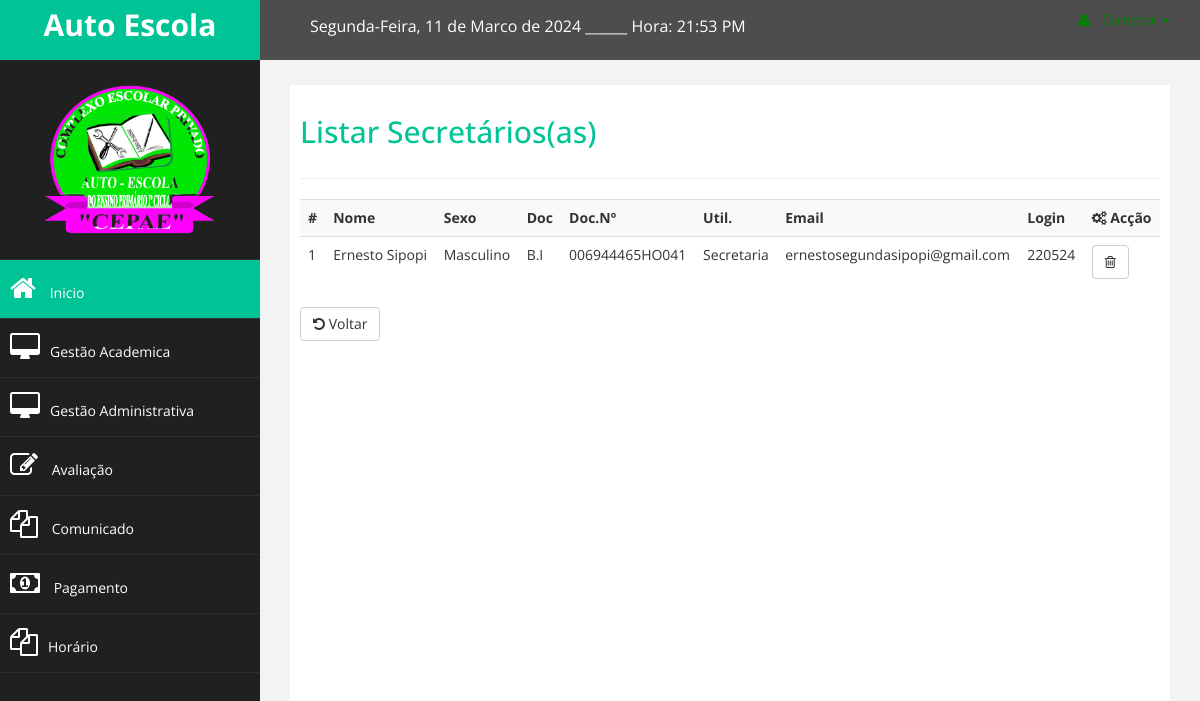
Page /admin/list_sec.php (signed in) on the committed database.
### tables this page shows
CREATE TABLE `secretaria` (
  `id_secretaria` int(11) NOT NULL,
  `id_usuario` int(11) NOT NULL
);

CREATE TABLE `usuario` (
  `id_usuario` int(11) NOT NULL,
  `nome_usuario` varchar(50) NOT NULL,
  `tipo_documento` varchar(30) NOT NULL,
  `num_documento` varchar(30) DEFAULT NULL,
  `sexo` enum('Masculino','Feminino') NOT NULL,
  `tel1` varchar(30) NOT NULL,
  `email` varchar(30) DEFAULT NULL,
  `tipo` varchar(30) NOT NULL,
  `ativo` tinyint(1) NOT NULL,
  `login` int(6) NOT NULL,
  `senha` varchar(100) NOT NULL
);

### admin/list_sec.php (the view, shortened to what this page needs)
      <?php
       include_once 'menu_rod/menu_admin.php'
       ?>
   <div id="page-wrapper" >
       <div id="page-inner">
           <div class="row">
               <div class="col-md-12">
                <h2>Listar Secretários(as)</h2>
               </div>
           </div>
               <hr>
                   <table class="table table-striped table-advance table-hover">
                           <tbody>
                           <tr>
                               <th>#</th>
                               <th> Nome </th>
                               <th> Sexo</th>
                               <th> Doc</th>
                               <th> Doc.Nº</th>
                               <th> Util.</th>
                               <th> Email</th>
                               <th> Login</th>
                               <th><i class="fa fa-cogs"></i> Acção</th>
                           </tr>
                           <?php
                           $contador = 1;
                           $sql = "SELECT * FROM secretaria s inner join usuario u on s.id_usuario = u.id_usuario where tipo = 'Secretaria' order by nome_usuario";
                           $resultado = mysqli_query($connect, $sql);
                           while($dados = mysqli_fetch_array($resultado)):
                           ?>
                           <tr>
                               <td><?php echo $contador++; ?></td>
                               <td><?php echo $dados['nome_usuario']; ?></td>
                               <td><?php echo $dados['sexo']; ?></td>
                               <td><?php echo $dados['tipo_documento']; ?></td>
                               <td><?php echo $dados['num_documento']; ?></td>
                               <td><?php echo $dados['tipo']; ?></td>
                               <td><?php echo $dados['email']; ?></td>
                               <td><?php echo $dados['login']; ?></td>
                               <td>
                               <div class="btn-group">
                                   <a class="btn btn-default" href="deletar_sec.php?id=<?php echo $dados['id_secretaria']; ?>&tp=<?php echo $dados['tipo']; ?>"><i class="fa fa-trash-o"></i></a>
                               </div>
                               </td>
                           </tr>
                           <?php endwhile; ?>
                           </tbody>
                   </table>
                   <a href="list_usuario.php" class="btn btn-default"><i class="fa fa-undo" ></i> Voltar</a>
           </div>
       </div>
   </div>
<?php
       include_once 'menu_rod/rod_admin.php'
?>

### assets/css/dustom.css (style rules this page uses)
body { font-family: 'Open Sans', sans-serif; }
#page-wrapper { padding: 15px 15px; min-height: 600px; background:#F3F3F3; }
#page-inner { width:100%; margin:10px 20px 10px 0px; background:#fff; padding:10px; min-height:1200px; }
h2 { color: #00c396; }
@media (min-width:768px) { #page-wrapper { margin: 0 0 0 260px; padding: 15px 30px; min-height: 1200px; } }

### rows in the picture
secretaria: id_usuario.nome_usuario "Ernesto Sipopi", id_usuario.sexo "Masculino", id_usuario.tipo_documento "B.I", id_usuario.num_documento "006944465HO041", id_usuario.tipo "Secretaria", id_usuario.email "ernestosegundasipopi@gmail.com", id_usuario.login "220524"
